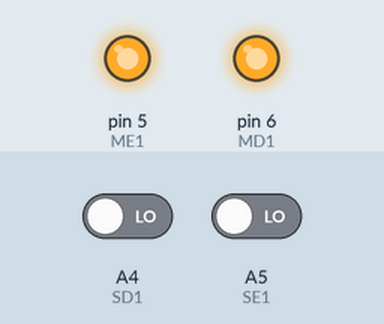
Simulated run of this sketch. Board: Arduino Uno, built with avr-gcc and run on an emulated ATmega328P. Shown: output pins drawn as LEDs (lit = HIGH). The inputs (shaded band) are chosen by the test bench; at power-on: A5 (SE1) LOW, A4 (SD1) LOW.

Above: at 1.2 s.
1.3 s: A5 (SE1) driven HIGH
At 1.9 s:
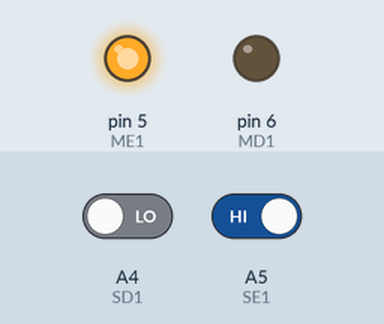
2.8 s: A5 (SE1) driven LOW
At 3.1 s:
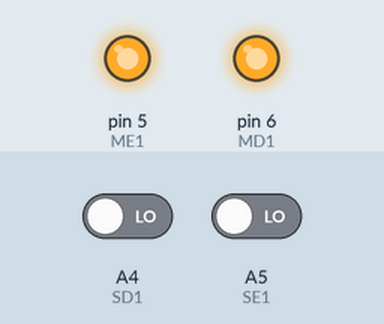
Timing chart, 0 to 5.8 s (numbered marks = the images above; inputs shaded):
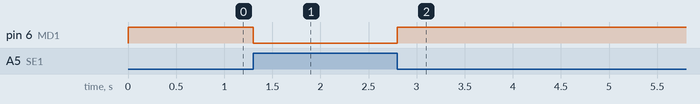

The sketch:

exemple_robot_seguidor.ino
```cpp
// robot seguidor de linea
// segueix una linea blanca delimitada per dues lineas negres

#include <AFMotor.h>

AF_DCMotor motor(4);

// Definició de les sortides
int MD1= 6; // Motor Dret
int ME1= 5 ; // Motor Esquerra

// Definició de les entrades
int SD1 = A4; // Sensor dret
int SE1 = A5; // Sensor esquerra

// read

 int readSD1= 0; // variable de lectura del sensor dret (sd1)
 int readSE1= 0; // variable de lectura del sensor esquerra (SDE1)

// Funció d'inicialització

void setup()
{
  // Configuració  de les sortides
 pinMode (MD1,OUTPUT);
 pinMode (ME1,OUTPUT);

 digitalWrite (MD1,HIGH),
 digitalWrite (ME1,HIGH);

 // Configuració de les entrades

 pinMode (SD1,INPUT);
 pinMode (SE1,INPUT);

}
 int Estat =10 ;  // variable d'estat


void loop()
{
  // LLeguir l'estat dels sensors del Robot
  readSD1 = digitalRead (SD1);
  readSE1 = digitalRead (SE1);

  switch (Estat)
  {
    // Gir Dreta
    case 10:
    // seguint la linea
     {
      digitalWrite (MD1,HIGH); // motor dret a 1
      digitalWrite (ME1,HIGH); // motor esquerra a 1
      if (readSE1 && !readSD1)
        {
          Estat=20;
        }

      if (!readSE1 && readSD1)
       {
        Estat =100 ;
       }
     }
     break;

     case 20:
      // girant esquerra
     {
      digitalWrite (MD1,LOW); // motor dret a 0
      digitalWrite (ME1,HIGH); // motor esquerra a 1
      if (readSE1 && readSD1)
        {
          Estat=30;
        }

      if (!readSE1 && !readSD1)
       {
        Estat =10 ;
       }
     }
     break;

     case 30:
     {
      digitalWrite (MD1,LOW); // motor dret a 1
      digitalWrite (ME1,HIGH); // motor esquerra a 1
      if (!readSE1 && readSD1)
        {
          Estat=40;
        }

      if (readSE1 && !readSD1)
       {
        Estat =20 ;
       }
     }
     break;

     case 40:
     {
      digitalWrite (MD1,LOW); // motor dret a 1
      digitalWrite (ME1,HIGH); // motor esquerra a 1
      if (!readSE1 && !readSD1)
        {
          Estat=50;
        }

      if (readSE1 && readSD1)
       {
        Estat =30 ;
       }

     }
     break;

     case 50:
     {
      digitalWrite (MD1,LOW ); // motor dret a 1
      digitalWrite (ME1,HIGH); // motor esquerra a 1
      if (readSE1 && !readSD1)
        {
          Estat=20;
        }

      if (!readSE1 && readSD1)
       {
        Estat =100 ;
       }

     }
     break;

     // Gir Esquerra

     case 100:
     {

     }
     break;

     case 110:
     {

     }
     break;

     case 120:
     {

     }
     break;

     case 130:
     {

     }
     break;
  }


}
```

Measured:
- after the input at 1.3 s, pin 6 (MD1): HIGH → LOW at once
- after the input at 2.8 s, pin 6 (MD1): LOW → HIGH at once
